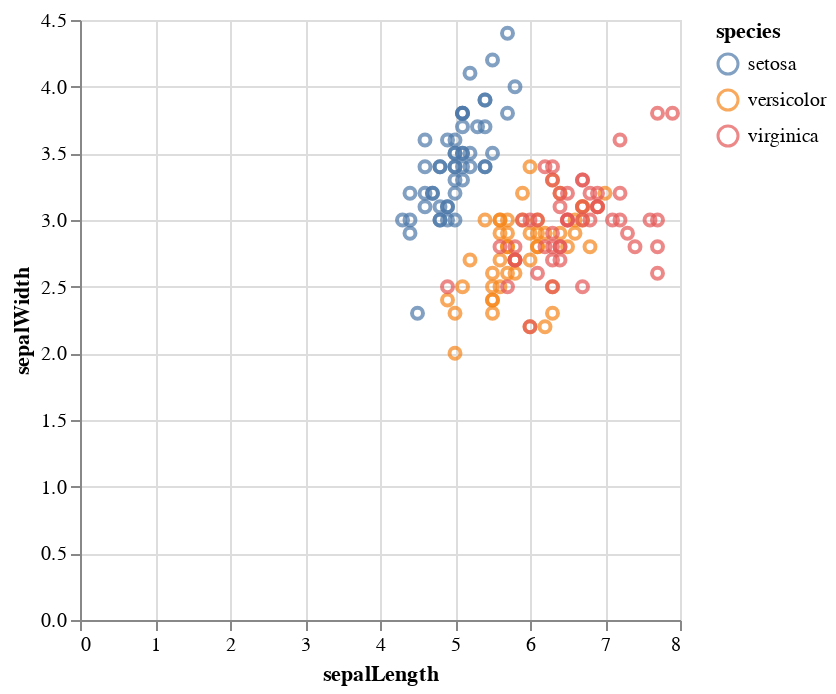

Notebook code for this chart:
### Code cell
alt.Chart(iris_df).mark_point(size=mark_size_param).encode(
    x="sepalLength:Q",
    y="sepalWidth:Q",
    color="species:N"
).add_params(
    mark_size_param
)

### Figure 1 — Vega-Lite specification as saved in the notebook (floating-point values rounded to 4 significant figures; data arrays with more than 128 entries replaced by an {"elided": "..."} marker saying what was removed)
{"config": {"view": {"continuousWidth": 300, "continuousHeight": 300}}, "data": {"name": "data-fca4a91edf579a616212ebff2e4ce4dd"}, "mark": {"type": "point", "size": {"expr": "param_2"}}, "encoding": {"color": {"field": "species", "type": "nominal"}, "x": {"field": "sepalLength", "type": "quantitative"}, "y": {"field": "sepalWidth", "type": "quantitative"}}, "params": [{"name": "param_2", "bind": {"input": "range", "max": 100, "min": 1, "name": "Mark size:  ", "step": 1}, "value": 30}], "$schema": "https://vega.github.io/schema/vega-lite/v5.20.1.json", "datasets": {"data-fca4a91edf579a616212ebff2e4ce4dd": {"elided": "150 records"}}}
